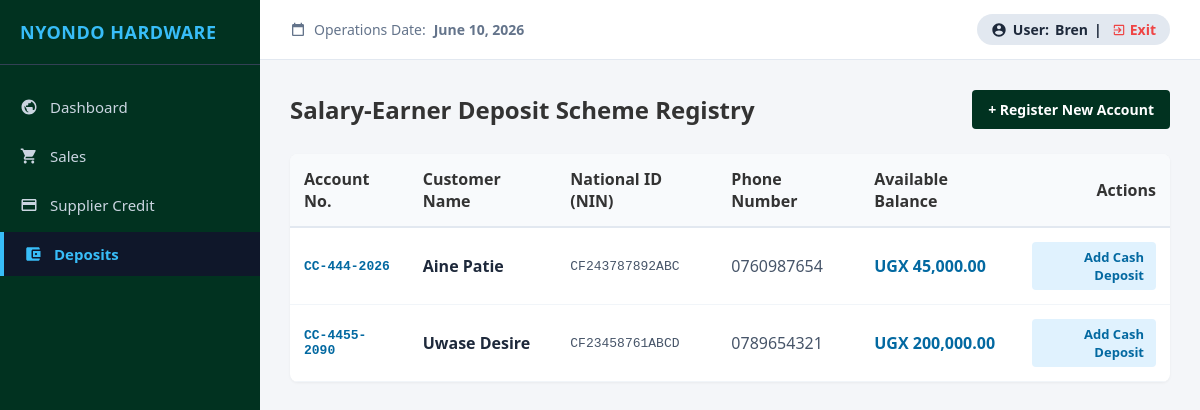
The page /deposits/ (signed in) on the database as committed earlier.
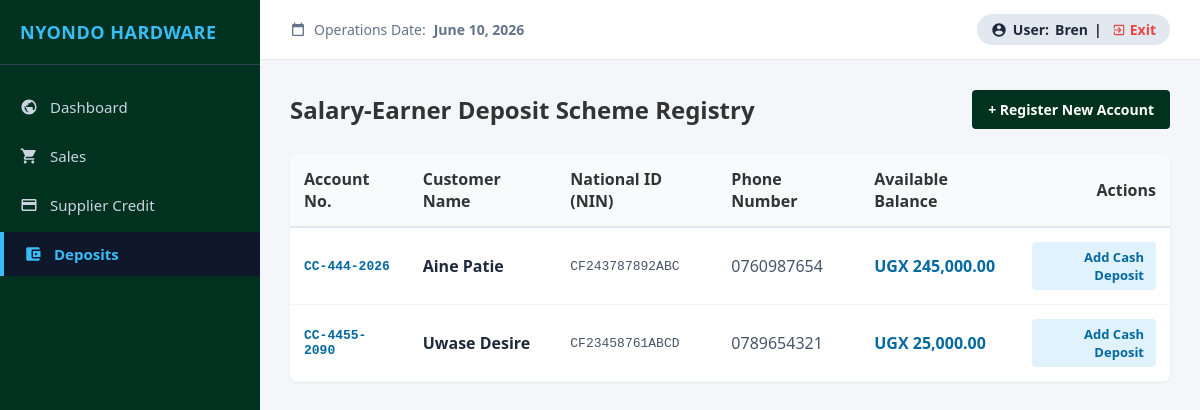
The same page on the database as committed later.
### web/models.py (models this page shows, shortened)
class DepositAccount(models.Model):
    account_number = models.CharField(max_length=20, unique=True, verbose_name="Scheme Account Number")
    customer_name = models.CharField(max_length=255, verbose_name="Salary Earner Name")
    phone_number = models.CharField(max_length=15, unique=True)
    national_id_nin = models.CharField(max_length=14, unique=True, verbose_name="National ID (NIN)")
    current_balance = models.DecimalField(max_digits=12, decimal_places=2, default=0.00, verbose_name="Available Balance (UGX)")
    date_registered = models.DateTimeField(auto_now_add=True)

### web/views.py (the view, shortened to what this page needs)
# urls.py: path('deposits/', views.deposit, name='deposit'),
@require_role('SALES', 'ADMIN')
def deposit(request):
    accounts = DepositAccount.objects.all().order_by('customer_name')
    context = {
        'accounts': accounts,
        'today': timezone.now(),
    }
    top_up_id = request.GET.get('top_up_id')
    if top_up_id:
        context['target_account'] = get_object_or_404(DepositAccount, id=top_up_id)
        context['display_top_up_modal'] = True
    return render(request, 'deposits.html', context)

### web/views.py (called while the page is built)
def require_role(*allowed_roles):
    def decorator(view_func):
        @wraps(view_func)
        def wrapper(request, *args, **kwargs):
            if not request.user.is_authenticated:
                return redirect('login')
            user_role = str(getattr(request.user, 'role', '')).upper()
            if 'ADMIN' in user_role:
                return view_func(request, *args, **kwargs)
            for allowed in allowed_roles:
                if allowed.upper() in user_role:
                    return view_func(request, *args, **kwargs)
            messages.error(request, "Access denied: Redirected to your authorized department.")
            return redirect(role_home(user_role))
        return wrapper
    return decorator

### web/templates/deposits.html (shortened to what this page needs)
{% extends 'base.html' %}
{% load humanize %}
{% block active_deposits %}active{% endblock %}
{% block content %}
    <div style="display: flex; justify-content: space-between; align-items: center; margin-bottom: 25px;">
        <h2>Salary-Earner Deposit Scheme Registry</h2>
        <a href="?show_modal=add_account" class="btn" style="background: #013220; color: white;">+ Register New Account</a>
    </div>
    <table style="width: 100%; border-collapse: collapse; background: white; border-radius: 8px; overflow: hidden; box-shadow: 0 1px 3px rgba(0,0,0,0.05);">
        <thead>
            <tr style="background-color: #f8fafc; border-bottom: 2px solid #e2e8f0; text-align: left;">
                <th style="padding: 14px;">Account No.</th>
                <th style="padding: 14px;">Customer Name</th>
                <th style="padding: 14px;">National ID (NIN)</th>
                <th style="padding: 14px;">Phone Number</th>
                <th style="padding: 14px;">Available Balance</th>
                <th style="padding: 14px; text-align: right;">Actions</th>
            </tr>
        </thead>
        <tbody>
            {% for acc in accounts %}
            <tr style="border-bottom: 1px solid #f1f5f9;">
                <td style="padding: 14px; font-family: monospace; font-weight: bold; color: #0369a1;">{{ acc.account_number }}</td>
                <td style="padding: 14px; font-weight: 600; color: #1e293b;">{{ acc.customer_name }}</td>
                <td style="padding: 14px; font-family: monospace; color: #475569;">{{ acc.national_id_nin }}</td>
                <td style="padding: 14px; color: #475569;">{{ acc.phone_number }}</td>
                <td style="padding: 14px; font-weight: bold; color: #0369a1;">UGX {{ acc.current_balance|intcomma }}</td>
                <td style="padding: 14px; text-align: right;">
                    <a href="?top_up_id={{ acc.id }}" class="btn" style="background: #e0f2fe; color: #0369a1; padding: 6px 12px; font-size: 13px;"> Add Cash Deposit</a>
                </td>
            </tr>
            {% empty %}
            <tr>
                <td colspan="6" style="padding: 30px; text-align: center; color: #94a3b8;">
                    No salary earner accounts registered under this deposit scheme loop yet.
                </td>
            </tr>
            {% endfor %}
        </tbody>
    </table>
{% endblock %}

Rows that differ between the two databases and show on the page:
changed DepositAccount "Aine Patie": current_balance "45,000.00" → "245,000.00"
changed DepositAccount "Uwase Desire": current_balance "200,000.00" → "25,000.00"
